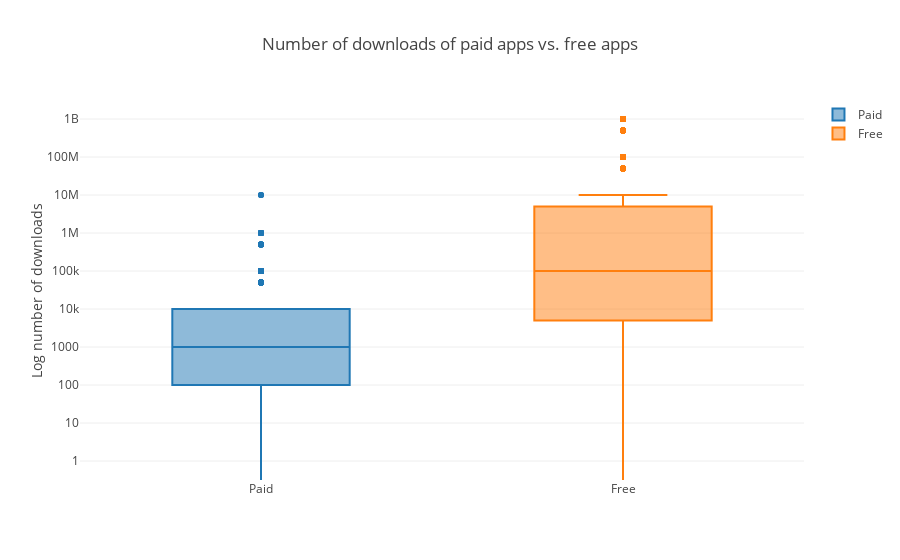

The code cell stored with this chart in its notebook:
### Code cell
# 8. Popularity of paid apps vs free apps
#    For apps in the Play Store today, there are five types of pricing strategies: free, freemium, paid, paymium, and 
#     subscription. Let's focus on free and paid apps only. Some characteristics of free apps are:

#    Free to download.
#    Main source of income often comes from advertisements.
#    Often created by companies that have other products and the app serves as an extension of those products.
#    Can serve as a tool for customer retention, communication, and customer service.
#    Some characteristics of paid apps are:

#    Users are asked to pay once for the app to download and use it.
#    The user can't really get a feel for the app before buying it.
#    Are paid apps installed as much as free apps? It turns out that paid apps have a relatively lower number of installs 
#    than free apps, though the difference is not as stark as I would have expected!


trace0 = go.Box(
    # Data for paid apps
    y = apps[apps['Type'] == 'Paid']['Installs'],
    name = 'Paid'
)

trace1 = go.Box(
    # Data for free apps
    y = apps[apps['Type'] == 'Free']['Installs'],
    name = 'Free'
)

layout = go.Layout(
    title = "Number of downloads of paid apps vs. free apps",
    yaxis = dict(title = "Log number of downloads",
                type = 'log',
                autorange = True)
)

# Add trace0 and trace1 to a list
data = [trace0, trace1]
plotly.offline.iplot({'data': data, 'layout': layout})

### Figure 1 — Plotly figure (JSON) as saved in the notebook; plotly's stock layout.template omitted (floating-point values rounded to 4 significant figures; data arrays with more than 128 entries replaced by an {"elided": "..."} marker saying what was removed)
{"data": [{"name": "Paid", "type": "box", "uid": "4878dd87-9cd1-4b7b-b44a-dcc51cb7cb35", "y": {"elided": "765 int values"}}, {"name": "Free", "type": "box", "uid": "002a57fc-30cf-4646-8fe8-8e3af16e3293", "y": {"elided": "9591 int values"}}], "layout": {"title": {"text": "Number of downloads of paid apps vs. free apps"}, "yaxis": {"autorange": true, "title": {"text": "Log number of downloads"}, "type": "log"}}}
